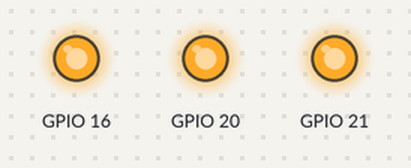
Bench run of a program on a simulated Raspberry Pi (BCM pin numbers). On the bench: output pins drawn as LEDs (lit = HIGH). At 2.0 s the program stops and its outputs stay as they are.

Above: at 0.1 s.
At 1.1 s:
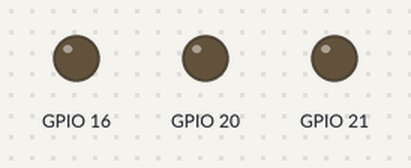
Timing chart, 0 to 2.6 s (numbered marks = the images above):
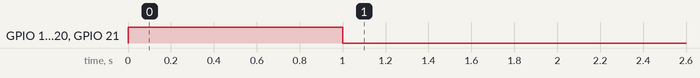

Measured:
- by itself, GPIO 16, GPIO 20, GPIO 21: LOW → HIGH at 0.00 s, → LOW 1.0 s later

The program:

Ex4_Piscar3LED.py
```python
#Ligar 1 LED

#Importa biblioteca para controle das GPIO
import RPi.GPIO as gpio

#Importa biblioteca para controle de tempo
import time

#GPIO.BOARD = numeros impressoras na placa
#GPIO.BCM   = numeros pelos pinos de saída GPIO

gpio.setmode(gpio.BCM)


#Define o pino 31 da placa como saida
gpio.setup(16, gpio.OUT)
gpio.setup(20, gpio.OUT)
gpio.setup(21, gpio.OUT)


gpio.output(16, gpio.HIGH)
gpio.output(20, gpio.HIGH)
gpio.output(21, gpio.HIGH)
time.sleep(1)
gpio.output(16, gpio.LOW)
gpio.output(20, gpio.LOW)
gpio.output(21, gpio.LOW)
time.sleep(1)

gpio.cleanup()
```
